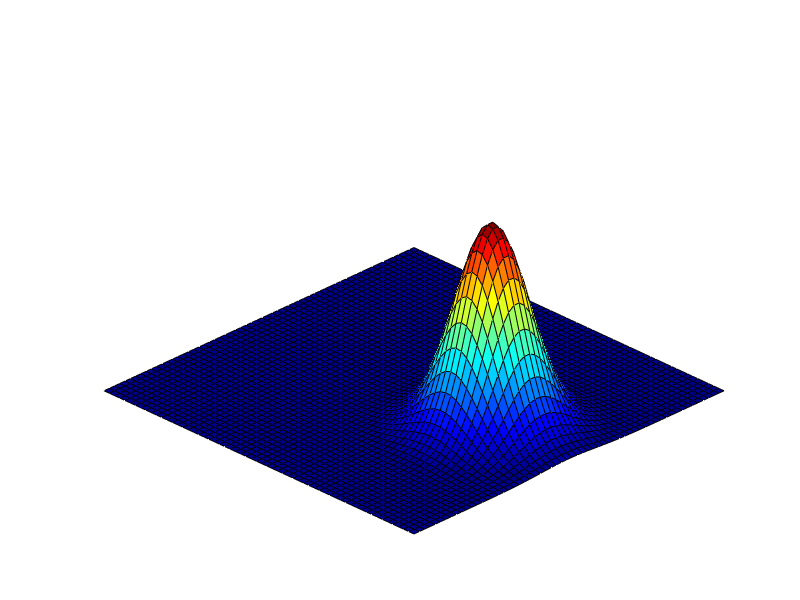
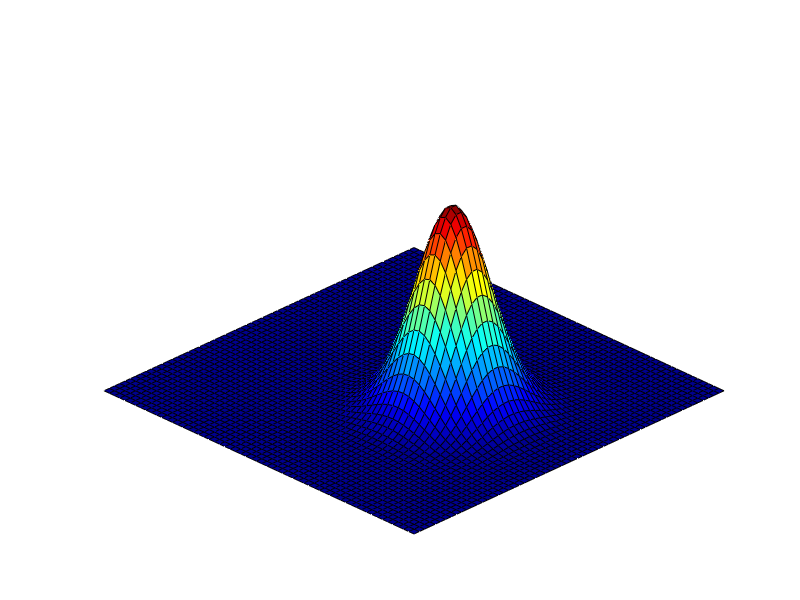
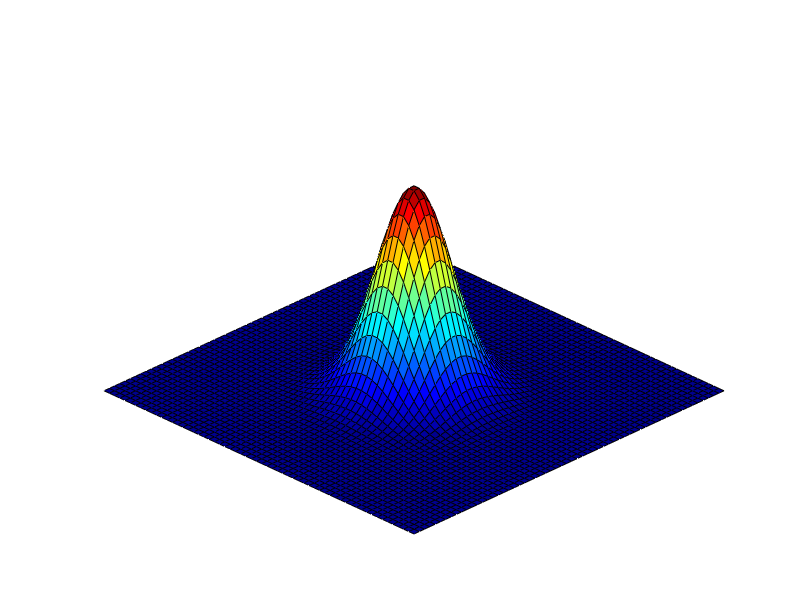
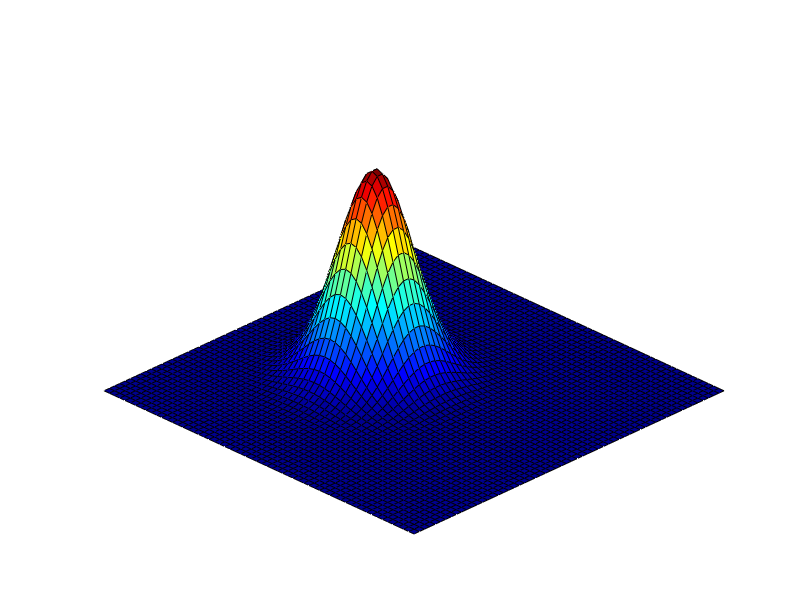

Write MATLAB code to recreate these figures, in order.
function f = gaussian_plot()
N = 4.0;
x=linspace(-N, N, 60);
y=x;
[X,Y]=meshgrid(x,y);


for mid=-2:2

    var=1; prob=0.004;
    z=prob*(1000/sqrt(2*pi).*exp(-((X).^2/var)-((Y-mid).^2/var)));
    figure('Name','Gaussian Mixture Model',...
                      'NumberTitle','off',...
                      'Color','white');
    hold on;
    axis off;

    surf(X,Y,z);
    axis tight;
    colormap('jet');
    % shading interp
    view([-45 45])

end

end